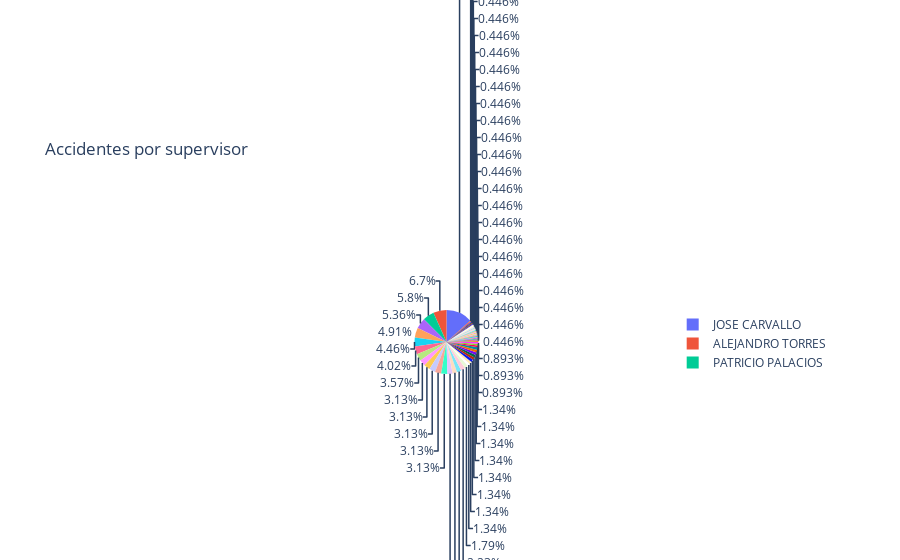

Here is the notebook cell this chart was saved with:
### Code cell
fig2

### Figure 1 — Plotly figure (JSON) as saved in the notebook; plotly's stock layout.template omitted (floating-point values rounded to 4 significant figures)
{"data": [{"domain": {"x": [0, 1], "y": [0, 1]}, "hovertemplate": "SUPERVISOR=%{label}<br>cantidad=%{value}<extra></extra>", "labels": ["ALEJANDRO SALAS", "ALEJANDRO TORRES", "ALEXIS ARAY", "ALEXIS AROS", "ALVARO ABARCA", "ANTONIO RIVAS", "ARNALDO VERA", "CESAR CARTAGENA", "CLAUDIO CID", "CRISTIAN MESA", "CRISTIAN VELIZ", "DANIEL GONZALEZ", "DAVID ROMO", "EDGAR HERNANDEZ", "EMANUEL MELLADO", "ERWIN GATICA", "FERNANDO FUENTEALBA", "FERNANDO HENRIQUEZ", "FRANCISCO ACEVEDO", "FRANCISCO CASTRO", "FRANCISCO SANCHEZ", "HECNIMAR URDANETA", "IGNACIO MEZA", "JAQUELIN PAVEZ", "JEAQUELINE PAVEZ", "JOCELYN ALARCON", "JONATHAN VERA", "JORDAN FARIAS", "JORGE MEZA", "JOSE CARVALLO", "JOSELINNE ALARCON", "JUAN VILLAVICENCIO", "LUIS BUSTAMANTE", "LUIS URBINA", "MARCOS QUINTANILLA", "MATIAS CASTRO", "MATIAS PENROZ", "MAURICIO HERNANDEZ", "MAXIMO CAMPOS", "MIGUEL HENRRIQUEZ", "NELSON PIZARRO", "NICOLAS ROJAS", "ORLANDO FARIAS", "PATRICIO MACIEL ", "PATRICIO PALACIOS", "PATRICIO PALACIOS ", "RAFAEL ASTORGA", "RAMIRO RAMIREZ", "ROBERTO LOYOLA", "ROLANDO EMIHUEQUE", "SERGIO AQUEVEQUE", "SOLEDAD CARRASCO", "VICTOR GOMEZ", "VICTORIA MILLANERS", "YESENIA VALDÉS"], "legendgroup": "", "name": "", "showlegend": true, "type": "pie", "values": [5, 15, 1, 1, 3, 2, 7, 6, 3, 1, 1, 3, 1, 5, 5, 9, 7, 1, 1, 3, 10, 1, 3, 2, 1, 1, 1, 3, 7, 30, 1, 2, 1, 7, 12, 1, 1, 4, 11, 7, 1, 3, 1, 1, 13, 1, 3, 8, 1, 1, 1, 1, 1, 1, 1]}], "layout": {"legend": {"tracegroupgap": 0}, "title": {"text": "Accidentes por supervisor"}}}
